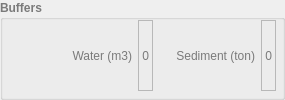
                  <widget class="QGroupBox" name="buffergroup">
                   <property name="enabled">
                    <bool>false</bool>
                   </property>
                   <property name="palette">
                    <palette>
                     <active>
                      <colorrole role="WindowText">
                       <brush brushstyle="SolidPattern">
                        <color alpha="255">
                         <red>67</red>
                         <green>100</green>
                         <blue>160</blue>
                        </color>
                       </brush>
                      </colorrole>
                     </active>
                     <inactive>
                      <colorrole role="WindowText">
                       <brush brushstyle="SolidPattern">
                        <color alpha="255">
                         <red>67</red>
                         <green>0</green>
                         <blue>202</blue>
                        </color>
                       </brush>
                      </colorrole>
                     </inactive>
                     <disabled>
                      <colorrole role="WindowText">
                       <brush brushstyle="SolidPattern">
                        <color alpha="255">
                         <red>122</red>
                         <green>122</green>
                         <blue>122</blue>
                        </color>
                       </brush>
                      </colorrole>
                     </disabled>
                    </palette>
                   </property>
                   <property name="font">
                    <font>
                     <weight>75</weight>
                     <bold>true</bold>
                    </font>
                   </property>
                   <property name="title">
                    <string>Buffers</string>
                   </property>
                   <layout class="QGridLayout" name="gridLayout_16">
                    <property name="leftMargin">
                     <number>6</number>
                    </property>
                    <property name="topMargin">
                     <number>0</number>
                    </property>
                    <property name="rightMargin">
                     <number>6</number>
                    </property>
                    <property name="bottomMargin">
                     <number>6</number>
                    </property>
                    <property name="spacing">
                     <number>6</number>
                    </property>
                    <item row="0" column="1">
                     <widget class="QLabel" name="label_buffervol">
                      <property name="palette">
                       <palette>
                        <active>
                         <colorrole role="WindowText">
                          <brush brushstyle="SolidPattern">
                           <color alpha="255">
                            <red>0</red>
                            <green>0</green>
                            <blue>0</blue>
                           </color>
                          </brush>
                         </colorrole>
                        </active>
                        <inactive>
                         <colorrole role="WindowText">
                          <brush brushstyle="SolidPattern">
                           <color alpha="255">
                            <red>0</red>
                            <green>0</green>
                            <blue>0</blue>
                           </color>
                          </brush>
                         </colorrole>
                        </inactive>
                        <disabled>
                         <colorrole role="WindowText">
                          <brush brushstyle="SolidPattern">
                           <color alpha="255">
                            <red>122</red>
                            <green>122</green>
                            <blue>122</blue>
                           </color>
                          </brush>
                         </colorrole>
                        </disabled>
                       </palette>
                      </property>
                      <property name="font">
                       <font>
                        <weight>50</weight>
                        <bold>false</bold>
                       </font>
                      </property>
                      <property name="frameShape">
                       <enum>QFrame::StyledPanel</enum>
                      </property>
                      <property name="frameShadow">
                       <enum>QFrame::Plain</enum>
                      </property>
                      <property name="lineWidth">
                       <number>1</number>
                      </property>
                      <property name="text">
                       <string>0</string>
                      </property>
                      <property name="alignment">
                       <set>Qt::AlignRight|Qt::AlignTrailing|Qt::AlignVCenter</set>
                      </property>
                     </widget>
                    </item>
                    <item row="0" column="0">
                     <widget class="QLabel" name="label_56">
                      <property name="palette">
                       <palette>
                        <active>
                         <colorrole role="WindowText">
                          <brush brushstyle="SolidPattern">
                           <color alpha="255">
                            <red>0</red>
                            <green>0</green>
                            <blue>0</blue>
                           </color>
                          </brush>
                         </colorrole>
                        </active>
                        <inactive>
                         <colorrole role="WindowText">
                          <brush brushstyle="SolidPattern">
                           <color alpha="255">
                            <red>0</red>
                            <green>0</green>
                            <blue>0</blue>
                           </color>
                          </brush>
                         </colorrole>
                        </inactive>
                        <disabled>
                         <colorrole role="WindowText">
                          <brush brushstyle="SolidPattern">
                           <color alpha="255">
                            <red>122</red>
                            <green>122</green>
                            <blue>122</blue>
                           </color>
                          </brush>
                         </colorrole>
                        </disabled>
                       </palette>
                      </property>
                      <property name="font">
                       <font>
                        <weight>50</weight>
                        <bold>false</bold>
                       </font>
                      </property>
                      <property name="text">
                       <string>                   Water (m3)</string>
                      </property>
                      <property name="alignment">
                       <set>Qt::AlignRight|Qt::AlignTrailing|Qt::AlignVCenter</set>
                      </property>
                     </widget>
                    </item>
                    <item row="0" column="3">
                     <widget class="QLabel" name="label_buffersed">
                      <property name="palette">
                       <palette>
                        <active>
                         <colorrole role="WindowText">
                          <brush brushstyle="SolidPattern">
                           <color alpha="255">
                            <red>0</red>
                            <green>0</green>
                            <blue>0</blue>
                           </color>
                          </brush>
                         </colorrole>
                        </active>
                        <inactive>
                         <colorrole role="WindowText">
                          <brush brushstyle="SolidPattern">
                           <color alpha="255">
                            <red>0</red>
                            <green>0</green>
                            <blue>0</blue>
                           </color>
                          </brush>
                         </colorrole>
                        </inactive>
                        <disabled>
                         <colorrole role="WindowText">
                          <brush brushstyle="SolidPattern">
                           <color alpha="255">
                            <red>122</red>
                            <green>122</green>
                            <blue>122</blue>
                           </color>
                          </brush>
                         </colorrole>
                        </disabled>
                       </palette>
                      </property>
                      <property name="font">
                       <font>
                        <weight>50</weight>
                        <bold>false</bold>
                       </font>
                      </property>
                      <property name="frameShape">
                       <enum>QFrame::StyledPanel</enum>
                      </property>
                      <property name="frameShadow">
                       <enum>QFrame::Plain</enum>
                      </property>
                      <property name="lineWidth">
                       <number>1</number>
                      </property>
                      <property name="text">
                       <string>0</string>
                      </property>
                      <property name="alignment">
                       <set>Qt::AlignRight|Qt::AlignTrailing|Qt::AlignVCenter</set>
                      </property>
                     </widget>
                    </item>
                    <item row="0" column="2">
                     <widget class="QLabel" name="label_57">
                      <property name="palette">
                       <palette>
                        <active>
                         <colorrole role="WindowText">
                          <brush brushstyle="SolidPattern">
                           <color alpha="255">
                            <red>0</red>
                            <green>0</green>
                            <blue>0</blue>
                           </color>
                          </brush>
                         </colorrole>
                        </active>
                        <inactive>
                         <colorrole role="WindowText">
                          <brush brushstyle="SolidPattern">
                           <color alpha="255">
                            <red>0</red>
                            <green>0</green>
                            <blue>0</blue>
                           </color>
                          </brush>
                         </colorrole>
                        </inactive>
                        <disabled>
                         <colorrole role="WindowText">
                          <brush brushstyle="SolidPattern">
                           <color alpha="255">
                            <red>122</red>
                            <green>122</green>
                            <blue>122</blue>
                           </color>
                          </brush>
                         </colorrole>
                        </disabled>
                       </palette>
                      </property>
                      <property name="font">
                       <font>
                        <weight>50</weight>
                        <bold>false</bold>
                       </font>
                      </property>
                      <property name="text">
                       <string>     Sediment (ton)</string>
                      </property>
                      <property name="alignment">
                       <set>Qt::AlignRight|Qt::AlignTrailing|Qt::AlignVCenter</set>
                      </property>
                     </widget>
                    </item>
                   </layout>
                  </widget>
